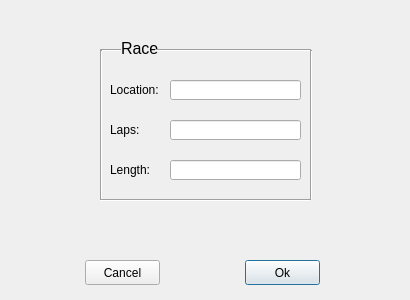
<?xml version="1.0" encoding="UTF-8"?>
<ui version="4.0">
 <class>addNewRace</class>
 <widget class="QDialog" name="addNewRace">
  <property name="geometry">
   <rect>
    <x>0</x>
    <y>0</y>
    <width>410</width>
    <height>300</height>
   </rect>
  </property>
  <property name="windowTitle">
   <string>addNewRace</string>
  </property>
  <widget class="QLabel" name="lapsLabel">
   <property name="geometry">
    <rect>
     <x>110</x>
     <y>120</y>
     <width>61</width>
     <height>20</height>
    </rect>
   </property>
   <property name="text">
    <string>Laps:</string>
   </property>
  </widget>
  <widget class="QLineEdit" name="lapsInput">
   <property name="geometry">
    <rect>
     <x>170</x>
     <y>120</y>
     <width>131</width>
     <height>20</height>
    </rect>
   </property>
  </widget>
  <widget class="QLabel" name="raceTitleLabel">
   <property name="geometry">
    <rect>
     <x>121</x>
     <y>40</y>
     <width>41</width>
     <height>16</height>
    </rect>
   </property>
   <property name="font">
    <font>
     <pointsize>12</pointsize>
    </font>
   </property>
   <property name="styleSheet">
    <string notr="true">opacity: 1; z-index: 1;</string>
   </property>
   <property name="text">
    <string>Race</string>
   </property>
  </widget>
  <widget class="QLineEdit" name="lengthInput">
   <property name="geometry">
    <rect>
     <x>170</x>
     <y>160</y>
     <width>131</width>
     <height>20</height>
    </rect>
   </property>
  </widget>
  <widget class="QLineEdit" name="locationInput">
   <property name="geometry">
    <rect>
     <x>170</x>
     <y>80</y>
     <width>131</width>
     <height>20</height>
    </rect>
   </property>
  </widget>
  <widget class="Line" name="line_11">
   <property name="geometry">
    <rect>
     <x>100</x>
     <y>190</y>
     <width>211</width>
     <height>20</height>
    </rect>
   </property>
   <property name="orientation">
    <enum>Qt::Horizontal</enum>
   </property>
  </widget>
  <widget class="Line" name="line_12">
   <property name="geometry">
    <rect>
     <x>310</x>
     <y>50</y>
     <width>3</width>
     <height>150</height>
    </rect>
   </property>
   <property name="orientation">
    <enum>Qt::Vertical</enum>
   </property>
  </widget>
  <widget class="QLabel" name="locationLabel">
   <property name="geometry">
    <rect>
     <x>110</x>
     <y>80</y>
     <width>61</width>
     <height>20</height>
    </rect>
   </property>
   <property name="text">
    <string>Location:</string>
   </property>
  </widget>
  <widget class="Line" name="line_15">
   <property name="geometry">
    <rect>
     <x>100</x>
     <y>40</y>
     <width>21</width>
     <height>20</height>
    </rect>
   </property>
   <property name="orientation">
    <enum>Qt::Horizontal</enum>
   </property>
  </widget>
  <widget class="QLabel" name="lengthLabel">
   <property name="geometry">
    <rect>
     <x>110</x>
     <y>160</y>
     <width>61</width>
     <height>20</height>
    </rect>
   </property>
   <property name="text">
    <string>Length:</string>
   </property>
  </widget>
  <widget class="Line" name="line_14">
   <property name="geometry">
    <rect>
     <x>100</x>
     <y>50</y>
     <width>3</width>
     <height>150</height>
    </rect>
   </property>
   <property name="orientation">
    <enum>Qt::Vertical</enum>
   </property>
  </widget>
  <widget class="Line" name="line_13">
   <property name="geometry">
    <rect>
     <x>155</x>
     <y>40</y>
     <width>156</width>
     <height>20</height>
    </rect>
   </property>
   <property name="orientation">
    <enum>Qt::Horizontal</enum>
   </property>
  </widget>
  <widget class="QPushButton" name="okPushButton">
   <property name="geometry">
    <rect>
     <x>245</x>
     <y>260</y>
     <width>75</width>
     <height>25</height>
    </rect>
   </property>
   <property name="text">
    <string>Ok</string>
   </property>
  </widget>
  <widget class="QPushButton" name="cancelPushButton">
   <property name="geometry">
    <rect>
     <x>85</x>
     <y>260</y>
     <width>75</width>
     <height>25</height>
    </rect>
   </property>
   <property name="text">
    <string>Cancel</string>
   </property>
  </widget>
 </widget>
 <layoutdefault spacing="6" margin="11"/>
 <resources/>
 <connections/>
</ui>
